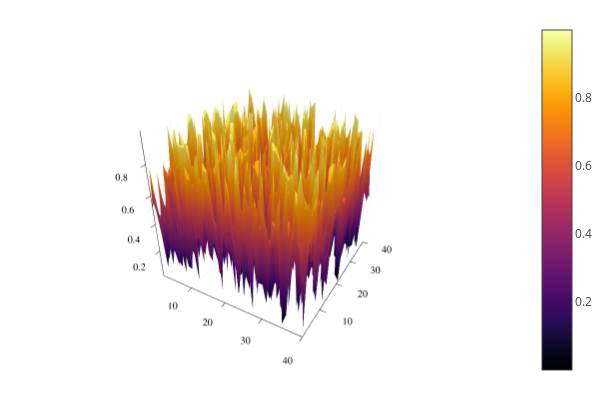

The notebook cell this image was saved under:
### Code cell
surface(rand(40,40))

### Figure 1 — Plotly figure (JSON) as saved in the notebook; plotly's stock layout.template omitted (floating-point values rounded to 4 significant figures; data arrays with more than 128 entries replaced by an {"elided": "..."} marker saying what was removed)
{"data": [{"colorbar": {"title": ""}, "colorscale": {"elided": "256x2 mixed values"}, "name": "y1", "opacity": null, "scene": "scene", "showlegend": false, "showscale": true, "type": "surface", "x": [1, 2, 3, 4, 5, 6, 7, 8, 9, 10, 11, 12, 13, 14, 15, 16, 17, 18, 19, 20, 21, 22, 23, 24, 25, 26, 27, 28, 29, 30, 31, 32, 33, 34, 35, 36, 37, 38, 39, 40], "xaxis": "x", "y": [1, 2, 3, 4, 5, 6, 7, 8, 9, 10, 11, 12, 13, 14, 15, 16, 17, 18, 19, 20, 21, 22, 23, 24, 25, 26, 27, 28, 29, 30, 31, 32, 33, 34, 35, 36, 37, 38, 39, 40], "yaxis": "y", "z": {"elided": "40x40 float values"}, "zaxis": "z", "zmax": 0.9991, "zmin": 0.0006234}], "layout": {"annotations": [], "height": 400, "legend_position": {"bgcolor": "rgba(255, 255, 255, 1.000)", "bordercolor": "rgba(0, 0, 0, 1.000)", "borderwidth": 1, "font": {"color": "rgba(0, 0, 0, 1.000)", "family": "sans-serif", "size": 11}, "title": {"font": {"color": "rgba(0, 0, 0, 1.000)", "family": "sans-serif", "size": 15}, "text": ""}, "tracegroupgap": 0, "traceorder": "normal", "x": 1, "xanchor": "auto", "y": 1, "yanchor": "auto"}, "margin": {"b": 20, "l": 0, "r": 0, "t": 20}, "paper_bgcolor": "rgba(255, 255, 255, 1.000)", "plot_bgcolor": "rgba(255, 255, 255, 1.000)", "scene": {"camera": {"eye": {"x": 1.126, "y": -1.95, "z": 1.3}}, "domain": {"x": [0.03619, 0.9934], "y": [0.03762, 0.9902]}, "xaxis": {"gridcolor": "rgba(0, 0, 0, 0.100)", "gridwidth": 0.5, "linecolor": "rgba(0, 0, 0, 1.000)", "mirror": false, "range": [1, 40], "showgrid": true, "showline": true, "showticklabels": true, "tickangle": 0, "tickcolor": "rgb(0, 0, 0)", "tickfont": {"color": "rgba(0, 0, 0, 1.000)", "family": "sans-serif", "size": 11}, "tickmode": "array", "ticks": "inside", "ticktext": ["10", "20", "30", "40"], "tickvals": [10, 20, 30, 40], "title": "", "titlefont": {"color": "rgba(0, 0, 0, 1.000)", "family": "sans-serif", "size": 15}, "type": "-", "visible": true, "zeroline": false, "zerolinecolor": "rgba(0, 0, 0, 1.000)"}, "yaxis": {"gridcolor": "rgba(0, 0, 0, 0.100)", "gridwidth": 0.5, "linecolor": "rgba(0, 0, 0, 1.000)", "mirror": false, "range": [1, 40], "showgrid": true, "showline": true, "showticklabels": true, "tickangle": 0, "tickcolor": "rgb(0, 0, 0)", "tickfont": {"color": "rgba(0, 0, 0, 1.000)", "family": "sans-serif", "size": 11}, "tickmode": "array", "ticks": "inside", "ticktext": ["10", "20", "30", "40"], "tickvals": [10, 20, 30, 40], "title": "", "titlefont": {"color": "rgba(0, 0, 0, 1.000)", "family": "sans-serif", "size": 15}, "type": "-", "visible": true, "zeroline": false, "zerolinecolor": "rgba(0, 0, 0, 1.000)"}, "zaxis": {"gridcolor": "rgba(0, 0, 0, 0.100)", "gridwidth": 0.5, "linecolor": "rgba(0, 0, 0, 1.000)", "mirror": false, "range": [0.0006234, 0.9991], "showgrid": true, "showline": true, "showticklabels": true, "tickangle": 0, "tickcolor": "rgb(0, 0, 0)", "tickfont": {"color": "rgba(0, 0, 0, 1.000)", "family": "sans-serif", "size": 11}, "tickmode": "array", "ticks": "inside", "ticktext": ["0.2", "0.4", "0.6", "0.8"], "tickvals": [0.2, 0.4, 0.6, 0.8], "title": "", "titlefont": {"color": "rgba(0, 0, 0, 1.000)", "family": "sans-serif", "size": 15}, "type": "-", "visible": true, "zeroline": false, "zerolinecolor": "rgba(0, 0, 0, 1.000)"}}, "showlegend": true, "width": 600}}
